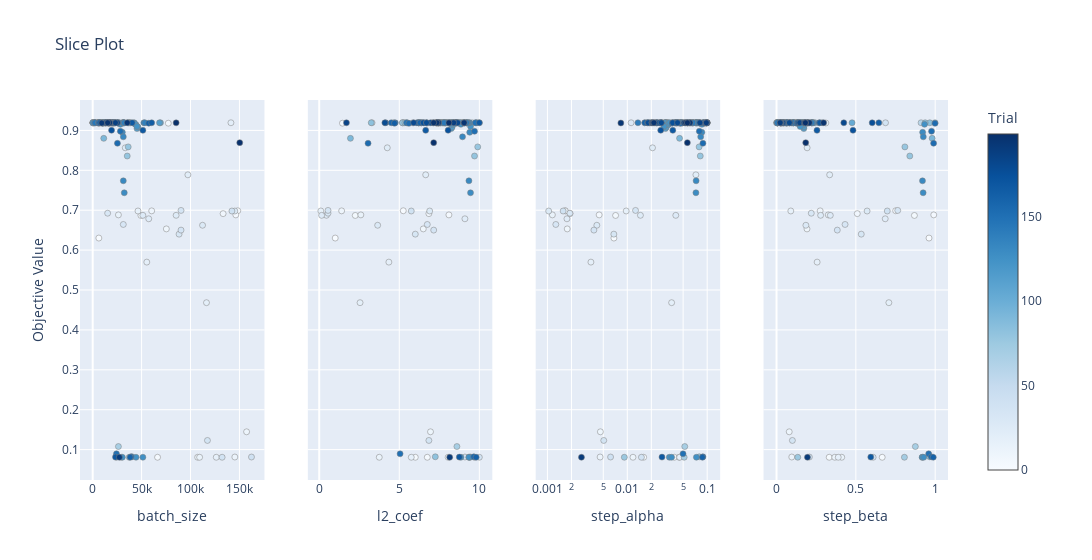

The cell this chart's notebook holds for it:
### Markdown cell above
Визуализируйте результаты оптимизации с помощью `optuna.visualization.plot_slice`.

### Code cell
optuna.visualization.plot_slice(study)

### Figure 1 — Plotly figure (JSON) as saved in the notebook; plotly's stock layout.template omitted (floating-point values rounded to 4 significant figures; data arrays with more than 128 entries replaced by an {"elided": "..."} marker saying what was removed)
{"data": [{"marker": {"color": {"elided": "200 int values"}, "colorbar": {"title": {"text": "Trial"}, "x": 1, "xpad": 40}, "colorscale": [[0, "rgb(247,251,255)"], [0.125, "rgb(222,235,247)"], [0.25, "rgb(198,219,239)"], [0.375, "rgb(158,202,225)"], [0.5, "rgb(107,174,214)"], [0.625, "rgb(66,146,198)"], [0.75, "rgb(33,113,181)"], [0.875, "rgb(8,81,156)"], [1, "rgb(8,48,107)"]], "line": {"color": "Grey", "width": 0.5}, "showscale": true}, "mode": "markers", "showlegend": false, "type": "scatter", "x": {"elided": "200 int values"}, "xaxis": "x", "y": {"elided": "200 float values"}, "yaxis": "y"}, {"marker": {"color": {"elided": "200 int values"}, "colorbar": {"title": {"text": "Trial"}, "x": 1, "xpad": 40}, "colorscale": [[0, "rgb(247,251,255)"], [0.125, "rgb(222,235,247)"], [0.25, "rgb(198,219,239)"], [0.375, "rgb(158,202,225)"], [0.5, "rgb(107,174,214)"], [0.625, "rgb(66,146,198)"], [0.75, "rgb(33,113,181)"], [0.875, "rgb(8,81,156)"], [1, "rgb(8,48,107)"]], "line": {"color": "Grey", "width": 0.5}, "showscale": false}, "mode": "markers", "showlegend": false, "type": "scatter", "x": {"elided": "200 float values"}, "xaxis": "x2", "y": {"elided": "200 float values"}, "yaxis": "y2"}, {"marker": {"color": {"elided": "200 int values"}, "colorbar": {"title": {"text": "Trial"}, "x": 1, "xpad": 40}, "colorscale": [[0, "rgb(247,251,255)"], [0.125, "rgb(222,235,247)"], [0.25, "rgb(198,219,239)"], [0.375, "rgb(158,202,225)"], [0.5, "rgb(107,174,214)"], [0.625, "rgb(66,146,198)"], [0.75, "rgb(33,113,181)"], [0.875, "rgb(8,81,156)"], [1, "rgb(8,48,107)"]], "line": {"color": "Grey", "width": 0.5}, "showscale": false}, "mode": "markers", "showlegend": false, "type": "scatter", "x": {"elided": "200 float values"}, "xaxis": "x3", "y": {"elided": "200 float values"}, "yaxis": "y3"}, {"marker": {"color": {"elided": "200 int values"}, "colorbar": {"title": {"text": "Trial"}, "x": 1, "xpad": 40}, "colorscale": [[0, "rgb(247,251,255)"], [0.125, "rgb(222,235,247)"], [0.25, "rgb(198,219,239)"], [0.375, "rgb(158,202,225)"], [0.5, "rgb(107,174,214)"], [0.625, "rgb(66,146,198)"], [0.75, "rgb(33,113,181)"], [0.875, "rgb(8,81,156)"], [1, "rgb(8,48,107)"]], "line": {"color": "Grey", "width": 0.5}, "showscale": false}, "mode": "markers", "showlegend": false, "type": "scatter", "x": {"elided": "200 float values"}, "xaxis": "x4", "y": {"elided": "200 float values"}, "yaxis": "y4"}], "layout": {"title": {"text": "Slice Plot"}, "width": 1200, "xaxis": {"anchor": "y", "domain": [0, 0.2125], "title": {"text": "batch_size"}}, "xaxis2": {"anchor": "y2", "domain": [0.2625, 0.475], "title": {"text": "l2_coef"}}, "xaxis3": {"anchor": "y3", "domain": [0.525, 0.7375], "title": {"text": "step_alpha"}, "type": "log"}, "xaxis4": {"anchor": "y4", "domain": [0.7875, 1], "title": {"text": "step_beta"}}, "yaxis": {"anchor": "x", "domain": [0, 1], "title": {"text": "Objective Value"}}, "yaxis2": {"anchor": "x2", "domain": [0, 1], "matches": "y", "showticklabels": false}, "yaxis3": {"anchor": "x3", "domain": [0, 1], "matches": "y", "showticklabels": false}, "yaxis4": {"anchor": "x4", "domain": [0, 1], "matches": "y", "showticklabels": false}}}
